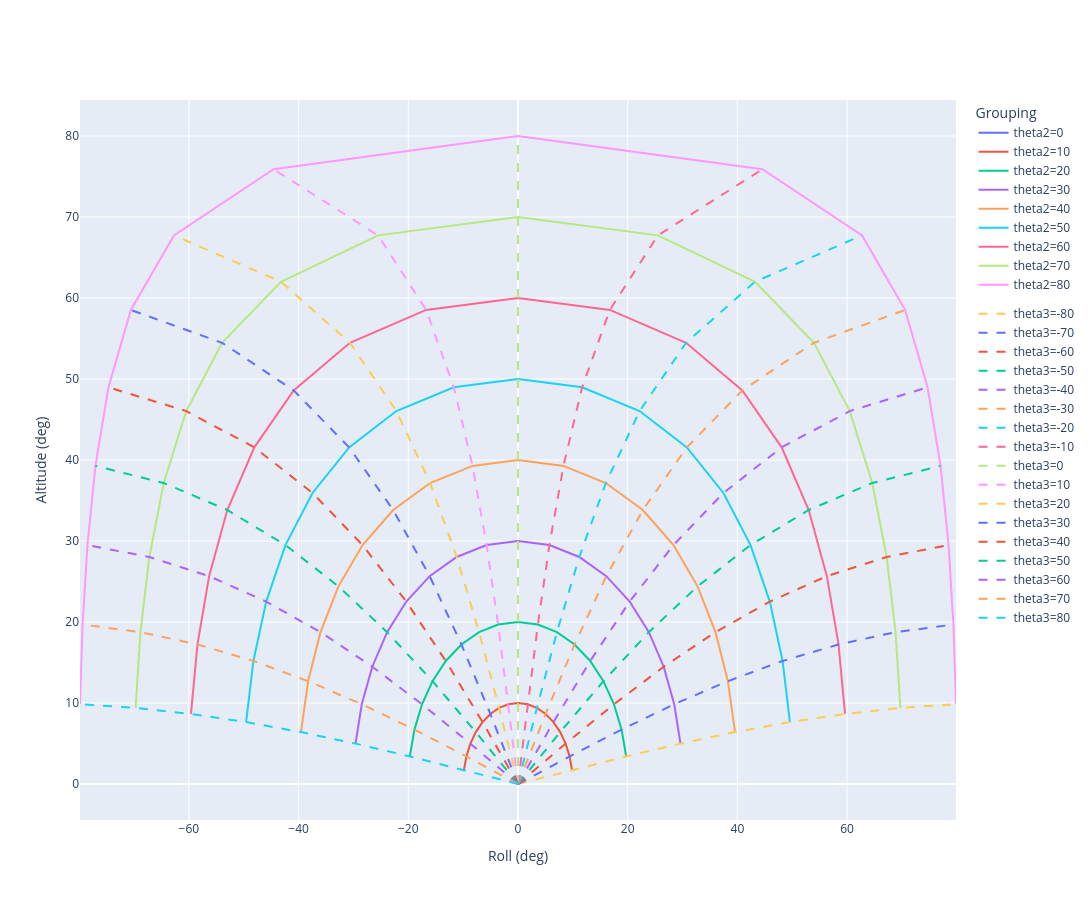

Write notebook code for a chart like this one.
### Markdown cell above
# Theta2 and Theta3 isobars in the Altitude/Roll  space

### Code cell
fig = go.Figure()

# --- SOLID LINES: grouped by alt ---
for val in d["f_theta2"].unique():
    df_sub = d[d["f_theta2"] == val]
    fig.add_trace(
        go.Scatter(x=df_sub["f_roll"], y=df_sub["f_alt"], name=f"theta2={val}",
            mode="lines", line=dict(dash="solid"), legendgroup="alt", showlegend=True)
    )

# --- DASHED LINES: grouped by roll ---
for val in d["f_theta3"].unique():
    df_sub = d[d["f_theta3"] == val]
    fig.add_trace(
        go.Scatter(x=df_sub["f_roll"], y=df_sub["f_alt"], name=f"theta3={val}",
            mode="lines", line=dict(dash="dash"), legendgroup="roll", showlegend=True)
    )

fig.update_layout(
    height=900, width=1400, xaxis_title="Roll (deg)", yaxis_title="Altitude (deg)", legend_title_text="Grouping"
)

fig.show()

### Figure 1 — Plotly figure (JSON) as saved in the notebook; plotly's stock layout.template omitted (floating-point values rounded to 4 significant figures; data arrays with more than 128 entries replaced by an {"elided": "..."} marker saying what was removed)
{"data": [{"legendgroup": "alt", "line": {"dash": "solid"}, "mode": "lines", "name": "theta2=0", "showlegend": true, "type": "scatter", "x": {"elided": "153 float values"}, "y": {"elided": "153 float values"}}, {"legendgroup": "alt", "line": {"dash": "solid"}, "mode": "lines", "name": "theta2=10", "showlegend": true, "type": "scatter", "x": [9.851, 9.408, 8.682, 7.693, 6.466, 5.038, 3.451, 1.754, 7.112e-15, -1.754, -3.451, -5.038, -6.466, -7.693, -8.682, -9.408, -9.851], "y": [1.728, 3.405, 4.981, 6.409, 7.644, 8.649, 9.391, 9.847, 10.0, 9.847, 9.391, 8.649, 7.644, 6.409, 4.981, 3.405, 1.728]}, {"legendgroup": "alt", "line": {"dash": "solid"}, "mode": "lines", "name": "theta2=20", "showlegend": true, "type": "scatter", "x": [19.72, 18.88, 17.5, 15.58, 13.17, 10.31, 7.096, 3.616, -3.181e-15, -3.616, -7.096, -10.31, -13.17, -15.58, -17.5, -18.88, -19.72], "y": [3.405, 6.718, 9.847, 12.7, 15.19, 17.23, 18.75, 19.68, 20.0, 19.68, 18.75, 17.23, 15.19, 12.7, 9.847, 6.718, 3.405]}, {"legendgroup": "alt", "line": {"dash": "solid"}, "mode": "lines", "name": "theta2=30", "showlegend": true, "type": "scatter", "x": [29.62, 28.48, 26.57, 23.86, 20.36, 16.1, 11.17, 5.725, -3.181e-15, -5.725, -11.17, -16.1, -20.36, -23.86, -26.57, -28.48, -29.62], "y": [4.981, 9.847, 14.48, 18.75, 22.52, 25.66, 28.02, 29.5, 30.0, 29.5, 28.02, 25.66, 22.52, 18.75, 14.48, 9.847, 4.981]}, {"legendgroup": "alt", "line": {"dash": "solid"}, "mode": "lines", "name": "theta2=40", "showlegend": true, "type": "scatter", "x": [39.57, 38.26, 36.01, 32.73, 28.34, 22.76, 16.01, 8.29, 1.59e-15, -8.29, -16.01, -22.76, -28.34, -32.73, -36.01, -38.26, -39.57], "y": [6.409, 12.7, 18.75, 24.4, 29.5, 33.83, 37.16, 39.27, 40.0, 39.27, 37.16, 33.83, 29.5, 24.4, 18.75, 12.7, 6.409]}, {"legendgroup": "alt", "line": {"dash": "solid"}, "mode": "lines", "name": "theta2=50", "showlegend": true, "type": "scatter", "x": [49.57, 48.24, 45.9, 42.39, 37.45, 30.79, 22.18, 11.69, 0.0, -11.69, -22.18, -30.79, -37.45, -42.39, -45.9, -48.24, -49.57], "y": [7.644, 15.19, 22.52, 29.5, 35.93, 41.56, 46.04, 48.97, 50.0, 48.97, 46.04, 41.56, 35.93, 29.5, 22.52, 15.19, 7.644]}, {"legendgroup": "alt", "line": {"dash": "solid"}, "mode": "lines", "name": "theta2=60", "showlegend": true, "type": "scatter", "x": [59.62, 58.43, 56.31, 53.0, 48.07, 40.89, 30.64, 16.74, 2.902e-14, -16.74, -30.64, -40.89, -48.07, -53.0, -56.31, -58.43, -59.62], "y": [8.649, 17.23, 25.66, 33.83, 41.56, 48.59, 54.47, 58.53, 60.0, 58.53, 54.47, 48.59, 41.56, 33.83, 25.66, 17.23, 8.649]}, {"legendgroup": "alt", "line": {"dash": "solid"}, "mode": "lines", "name": "theta2=70", "showlegend": true, "type": "scatter", "x": [69.72, 68.83, 67.2, 64.59, 60.48, 53.95, 43.22, 25.51, 2.613e-14, -25.51, -43.22, -53.95, -60.48, -64.59, -67.2, -68.83, -69.72], "y": [9.391, 18.75, 28.02, 37.16, 46.04, 54.47, 62.01, 67.73, 70.0, 67.73, 62.01, 54.47, 46.04, 37.16, 28.02, 18.75, 9.391]}, {"legendgroup": "alt", "line": {"dash": "solid"}, "mode": "lines", "name": "theta2=80", "showlegend": true, "type": "scatter", "x": [79.85, 79.37, 78.49, 77.04, 74.66, 70.57, 62.73, 44.56, -5.092e-14, -44.56, -62.73, -70.57, -74.66, -77.04, -78.49, -79.37, -79.85], "y": [9.847, 19.68, 29.5, 39.27, 48.97, 58.53, 67.73, 75.89, 80.0, 75.89, 67.73, 58.53, 48.97, 39.27, 29.5, 19.68, 9.847]}, {"legendgroup": "roll", "line": {"dash": "dash"}, "mode": "lines", "name": "theta3=-80", "showlegend": true, "type": "scatter", "x": [0.0, 0.0, 0.0, 0.0, 0.0, 0.0, 0.0, 0.0, -1.784e-15, 9.851, 19.72, 29.62, 39.57, 49.57, 59.62, 69.72, 79.85], "y": [0.0, 0.0, 0.0, 0.0, 0.0, 0.0, 0.0, 0.0, -4.97e-17, 1.728, 3.405, 4.981, 6.409, 7.644, 8.649, 9.391, 9.847]}, {"legendgroup": "roll", "line": {"dash": "dash"}, "mode": "lines", "name": "theta3=-70", "showlegend": true, "type": "scatter", "x": [0.0, 0.0, 0.0, 0.0, 0.0, 0.0, 0.0, 0.0, 1.59e-15, 9.408, 18.88, 28.48, 38.26, 48.24, 58.43, 68.83, 79.37], "y": [0.0, 0.0, 0.0, 0.0, 0.0, 0.0, 0.0, 0.0, 6.957e-16, 3.405, 6.718, 9.847, 12.7, 15.19, 17.23, 18.75, 19.68]}, {"legendgroup": "roll", "line": {"dash": "dash"}, "mode": "lines", "name": "theta3=-60", "showlegend": true, "type": "scatter", "x": [0.0, 0.0, 0.0, 0.0, 0.0, 0.0, 0.0, 0.0, -9.963e-15, 8.682, 17.5, 26.57, 36.01, 45.9, 56.31, 67.2, 78.49], "y": [0.0, 0.0, 0.0, 0.0, 0.0, 0.0, 0.0, 0.0, 7.951e-16, 4.981, 9.847, 14.48, 18.75, 22.52, 25.66, 28.02, 29.5]}, {"legendgroup": "roll", "line": {"dash": "dash"}, "mode": "lines", "name": "theta3=-50", "showlegend": true, "type": "scatter", "x": [0.0, 0.0, 0.0, 0.0, 0.0, 0.0, 0.0, 0.0, 7.156e-15, 7.693, 15.58, 23.86, 32.73, 42.39, 53.0, 64.59, 77.04], "y": [0.0, 0.0, 0.0, 0.0, 0.0, 0.0, 0.0, 0.0, 7.951e-16, 6.409, 12.7, 18.75, 24.4, 29.5, 33.83, 37.16, 39.27]}, {"legendgroup": "roll", "line": {"dash": "dash"}, "mode": "lines", "name": "theta3=-40", "showlegend": true, "type": "scatter", "x": [0.0, 0.0, 0.0, 0.0, 0.0, 0.0, 0.0, 0.0, -1.941e-14, 6.466, 13.17, 20.36, 28.34, 37.45, 48.07, 60.48, 74.66], "y": [0.0, 0.0, 0.0, 0.0, 0.0, 0.0, 0.0, 0.0, 7.951e-16, 7.644, 15.19, 22.52, 29.5, 35.93, 41.56, 46.04, 48.97]}, {"legendgroup": "roll", "line": {"dash": "dash"}, "mode": "lines", "name": "theta3=-30", "showlegend": true, "type": "scatter", "x": [0.0, 0.0, 0.0, 0.0, 0.0, 0.0, 0.0, 0.0, 2.544e-14, 5.038, 10.31, 16.1, 22.76, 30.79, 40.89, 53.95, 70.57], "y": [0.0, 0.0, 0.0, 0.0, 0.0, 0.0, 0.0, 0.0, -1.59e-15, 8.649, 17.23, 25.66, 33.83, 41.56, 48.59, 54.47, 58.53]}, {"legendgroup": "roll", "line": {"dash": "dash"}, "mode": "lines", "name": "theta3=-20", "showlegend": true, "type": "scatter", "x": [0.0, 0.0, 0.0, 0.0, 0.0, 0.0, 0.0, 0.0, -7.112e-15, 3.451, 7.096, 11.17, 16.01, 22.18, 30.64, 43.22, 62.73], "y": [0.0, 0.0, 0.0, 0.0, 0.0, 0.0, 0.0, 0.0, 0.0, 9.391, 18.75, 28.02, 37.16, 46.04, 54.47, 62.01, 67.73]}, {"legendgroup": "roll", "line": {"dash": "dash"}, "mode": "lines", "name": "theta3=-10", "showlegend": true, "type": "scatter", "x": [0.0, 0.0, 0.0, 0.0, 0.0, 0.0, 0.0, 0.0, -1.935e-14, 1.754, 3.616, 5.725, 8.29, 11.69, 16.74, 25.51, 44.56], "y": [0.0, 0.0, 0.0, 0.0, 0.0, 0.0, 0.0, 0.0, 0.0, 9.847, 19.68, 29.5, 39.27, 48.97, 58.53, 67.73, 75.89]}, {"legendgroup": "roll", "line": {"dash": "dash"}, "mode": "lines", "name": "theta3=0", "showlegend": true, "type": "scatter", "x": [0.0, 0.0, 0.0, 0.0, 0.0, 0.0, 0.0, 0.0, 0.0, 7.112e-15, -3.181e-15, -3.181e-15, 1.59e-15, 0.0, 2.902e-14, 2.613e-14, -5.092e-14], "y": [0.0, 0.0, 0.0, 0.0, 0.0, 0.0, 0.0, 0.0, 0.0, 10.0, 20.0, 30.0, 40.0, 50.0, 60.0, 70.0, 80.0]}, {"legendgroup": "roll", "line": {"dash": "dash"}, "mode": "lines", "name": "theta3=10", "showlegend": true, "type": "scatter", "x": [0.0, 0.0, 0.0, 0.0, 0.0, 0.0, 0.0, 0.0, 7.112e-15, -1.754, -3.616, -5.725, -8.29, -11.69, -16.74, -25.51, -44.56], "y": [0.0, 0.0, 0.0, 0.0, 0.0, 0.0, 0.0, 0.0, 0.0, 9.847, 19.68, 29.5, 39.27, 48.97, 58.53, 67.73, 75.89]}, {"legendgroup": "roll", "line": {"dash": "dash"}, "mode": "lines", "name": "theta3=20", "showlegend": true, "type": "scatter", "x": [0.0, 0.0, 0.0, 0.0, 0.0, 0.0, 0.0, 0.0, 1.272e-14, -3.451, -7.096, -11.17, -16.01, -22.18, -30.64, -43.22, -62.73], "y": [0.0, 0.0, 0.0, 0.0, 0.0, 0.0, 0.0, 0.0, 0.0, 9.391, 18.75, 28.02, 37.16, 46.04, 54.47, 62.01, 67.73]}, {"legendgroup": "roll", "line": {"dash": "dash"}, "mode": "lines", "name": "theta3=30", "showlegend": true, "type": "scatter", "x": [0.0, 0.0, 0.0, 0.0, 0.0, 0.0, 0.0, 0.0, 3.196e-14, -5.038, -10.31, -16.1, -22.76, -30.79, -40.89, -53.95, -70.57], "y": [0.0, 0.0, 0.0, 0.0, 0.0, 0.0, 0.0, 0.0, 0.0, 8.649, 17.23, 25.66, 33.83, 41.56, 48.59, 54.47, 58.53]}, {"legendgroup": "roll", "line": {"dash": "dash"}, "mode": "lines", "name": "theta3=40", "showlegend": true, "type": "scatter", "x": [0.0, 0.0, 0.0, 0.0, 0.0, 0.0, 0.0, 0.0, -1.935e-14, -6.466, -13.17, -20.36, -28.34, -37.45, -48.07, -60.48, -74.66], "y": [0.0, 0.0, 0.0, 0.0, 0.0, 0.0, 0.0, 0.0, 0.0, 7.644, 15.19, 22.52, 29.5, 35.93, 41.56, 46.04, 48.97]}, {"legendgroup": "roll", "line": {"dash": "dash"}, "mode": "lines", "name": "theta3=50", "showlegend": true, "type": "scatter", "x": [0.0, 0.0, 0.0, 0.0, 0.0, 0.0, 0.0, 0.0, 2.544e-14, -7.693, -15.58, -23.86, -32.73, -42.39, -53.0, -64.59, -77.04], "y": [0.0, 0.0, 0.0, 0.0, 0.0, 0.0, 0.0, 0.0, 0.0, 6.409, 12.7, 18.75, 24.4, 29.5, 33.83, 37.16, 39.27]}, {"legendgroup": "roll", "line": {"dash": "dash"}, "mode": "lines", "name": "theta3=60", "showlegend": true, "type": "scatter", "x": [0.0, 0.0, 0.0, 0.0, 0.0, 0.0, 0.0, 0.0, -7.112e-15, -8.682, -17.5, -26.57, -36.01, -45.9, -56.31, -67.2, -78.49], "y": [0.0, 0.0, 0.0, 0.0, 0.0, 0.0, 0.0, 0.0, 0.0, 4.981, 9.847, 14.48, 18.75, 22.52, 25.66, 28.02, 29.5]}, {"legendgroup": "roll", "line": {"dash": "dash"}, "mode": "lines", "name": "theta3=70", "showlegend": true, "type": "scatter", "x": [0.0, 0.0, 0.0, 0.0, 0.0, 0.0, 0.0, 0.0, 2.544e-14, -9.408, -18.88, -28.48, -38.26, -48.24, -58.43, -68.83, -79.37], "y": [0.0, 0.0, 0.0, 0.0, 0.0, 0.0, 0.0, 0.0, 0.0, 3.405, 6.718, 9.847, 12.7, 15.19, 17.23, 18.75, 19.68]}, {"legendgroup": "roll", "line": {"dash": "dash"}, "mode": "lines", "name": "theta3=80", "showlegend": true, "type": "scatter", "x": [0.0, 0.0, 0.0, 0.0, 0.0, 0.0, 0.0, 0.0, -4.931e-14, -9.851, -19.72, -29.62, -39.57, -49.57, -59.62, -69.72, -79.85], "y": [0.0, 0.0, 0.0, 0.0, 0.0, 0.0, 0.0, 0.0, 0.0, 1.728, 3.405, 4.981, 6.409, 7.644, 8.649, 9.391, 9.847]}], "layout": {"height": 900, "legend": {"title": {"text": "Grouping"}}, "width": 1400, "xaxis": {"title": {"text": "Roll (deg)"}}, "yaxis": {"title": {"text": "Altitude (deg)"}}}}
